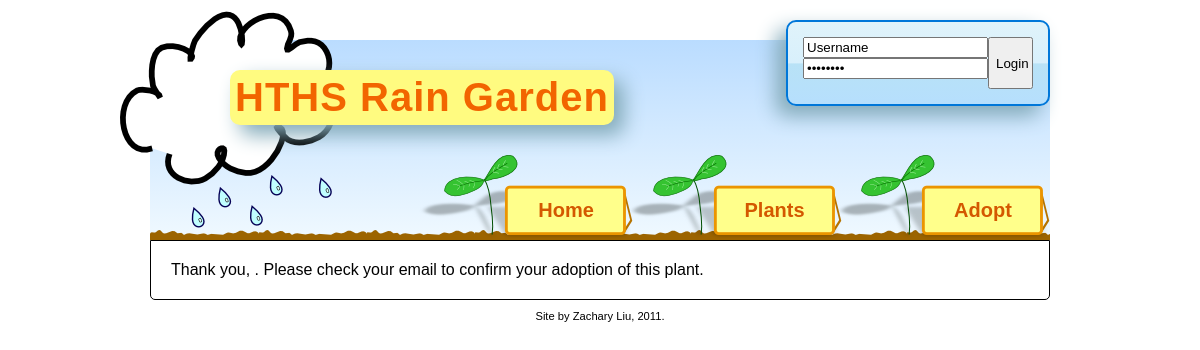
The page /index.php/adopt_request/add on the database its author committed.
### tables this page shows
CREATE TABLE IF NOT EXISTS `pages` (
  `id` int(11) NOT NULL AUTO_INCREMENT,
  `slug` varchar(100) NOT NULL,
  `name` varchar(100) NOT NULL,
  `content` text NOT NULL,
  PRIMARY KEY (`id`)
);

### application/libraries/Template.php (called while the page is built)
<?php
class Template {
    public function render($name, $content) {
        $CI =& get_instance();
        $data['name'] = $name;
        $data['content'] = $content;
        $CI->load->model('Pages_model');
        $data['list'] = $CI->Pages_model->get_list();
        $CI->load->view('template', $data);
    }
}

### application/controllers/adopt_request.php (called while the page is built, shortened)
<?php
class Adopt_request extends CI_Controller {
    public function add() {
        $plant_id = $this->input->post('plant_id');
        $name = $this->input->post('name');
        $email = $this->input->post('email');
        $code = sha1(microtime(true).mt_rand(10000,90000));
        $data = array(
            'plant_id' => $plant_id,
            'name' => $name,
            'email' => $email,
            'code' => $code,
        );
        if ($this->db->insert('queue', $data)) {
            $title = 'Confirm your adoption';
            $content = 'Thank you, ' . $name . '. Please check your email to confirm your adoption of this plant.';
            $this->template->render($title, $content);
        }
    }
}

### index.php (called while the page is built, shortened)
<?php
require_once BASEPATH.'core/CodeIgniter'.EXT;

### application/models/pages_model.php (called while the page is built, shortened)
<?php
class Pages_model extends CI_Model {
	public function get_list() {
		$this->db->select(array('slug', 'name'));
		$this->db->from('pages');
		$query = $this->db->get();
		return $query->result();
	}
}

### application/views/template.php (the view, shortened to what this page needs)
?><!DOCTYPE html>
<html>
<head>
	<link href="<?php echo base_url(); ?>css/main.css" rel="stylesheet" type="text/css" />
</head>
<body>
	<div id="wrap">
		<div id="header">
		<h1><?php echo anchor("", "HTHS Rain Garden"); ?></h1>
		<div id="user">
		</div>
		<ul>
		<?php foreach ($list as $row): ?>
		<li><?php echo anchor($row->slug, $row->name); ?></li>
		<?php endforeach; ?>
		</ul>
		</div>
		<div id="main">
		<?php echo $content; ?>
		</div>
		<div id="footer">
		Site by Zachary Liu, 2011.
		</div>
</body>
</html>

### css/main.css (style rules this page uses)
body { margin: 0; padding: 0; font-family: 'Helvetica', sans-serif; }
#wrap { width: 900px; margin-left: auto; margin-right: auto; }
#header { margin-top: 40px; height: 200px; position: relative; -moz-border-radius: 100px 0px 0px; -webkit-border-radius: 100px 0px 0px 0px; border-radius: 100px 0px 0px; background: rgb(186,220,255); background: -moz-linear-gradient(top, rgba(186,220,255,1) 0%, rgba(240,249,255,1) 100%); background: -webkit-gradient(linear, left top, left bottom, color-stop(0%,rgba(186,220,255,1)), color-stop(100%,rgba(240,249,255,1))); background: -webkit-linear-gradient(top, rgba(186,220,255,1) 0%,rgba(240,249,255,1) 100%); background: -o-linear-gradient(top, rgba(186,220,255,1) 0%,rgba(240,249,255,1) 100%); background: -ms-linear-gradient(top, rgba(186,220,255,1) 0%,rgba(240,249,255,1) 100%); filter: progid:DXImageTransform.Microsoft.gradient( startColorstr='#badcff', endColorstr='#f0f9ff',GradientType=0 ); background: linear-gradient(top, rgba(186,220,255,1) 0%,rgba(240,249,255,1) 100%); }
#header #user { position: absolute; right: 0; top: -20px; padding: 15px; box-shadow: -10px 10px 20px #84ABBA; -webkit-box-shadow: -10px 10px 20px #84ABBA; -moz-box-shadow: -10px 10px 20px #84ABBA; border-radius: 10px; -webkit-border-radius: 10px; -moz-border-radius: 10px; border: 2px solid #0077D9; background: rgb(224,243,250); background: -moz-linear-gradient(top, rgba(224,243,250,1) 0%, rgba(216,240,252,1) 50%, rgba(184,226,246,1) 51%, rgba(182,223,253,1) 100%); background: -webkit-gradient(linear, left top, left bottom, color-stop(0%,rgba(224,243,250,1)), color-stop(50%,rgba(216,240,252,1)), color-stop(51%,rgba(184,226,246,1)), color-stop(100%,rgba(182,223,253,1))); background: -webkit-linear-gradient(top, rgba(224,243,250,1) 0%,rgba(216,240,252,1) 50%,rgba(184,226,246,1) 51%,rgba(182,223,253,1) 100%); background: -o-linear-gradient(top, rgba(224,243,250,1) 0%,rgba(216,240,252,1) 50%,rgba(184,226,246,1) 51%,rgba(182,223,253,1) 100%); background: -ms-linear-gradient(top, rgba(224,243,250,1) 0%,rgba(216,240,252,1) 50%,rgba(184,226,246,1) 51%,rgba(182,223,253,1) 100%); filter: progid:DXImageTransform.Microsoft.gradient( startColorstr='#e0f3fa', endColorstr='#b6dffd',GradientType=0 ); background: linear-gradient(top, rgba(224,243,250,1) 0%,rgba(216,240,252,1) 50%,rgba(184,226,246,1) 51%,rgba(182,223,253,1) 100%); }
#header h1 { margin: 0; padding: 5px; font-size: 2.5em; font-weight: bold; float: left; position: absolute; top: 30px; left: 80px; background-color: #FFFB80; color: #F26500; letter-spacing: 1px; border-radius: 10px; -webkit-border-radius: 10px; -moz-border-radius: 10px; box-shadow: 10px 10px 20px #84ABBA; -webkit-box-shadow: 10px 10px 20px #84ABBA; -moz-box-shadow: 10px 10px 20px #84ABBA; }
#header h1 a { text-decoration: none; color: inherit; }
#header ul { list-style: none; margin: 0; padding: 0; position: absolute; bottom: -5px; right: 0; z-index: 10; }
#header li { display: inline-block; background: url('../img/button.png'); width: 214px; height: 86px; margin-left: -10px; position: relative; }
#header li a { display: block; position: absolute; top: 44px; left: 90px; right: 10px; bottom: 20px; font-weight: bold; text-decoration: none; color: #D45800; font-size: 20px; text-align: center; }
#main { padding: 20px; border: 1px solid black; border-radius: 0 0 5px 5px; }
#footer { margin: 10px 0 10px 0; text-align: center; font-size: 0.7em; }

### rows shown on the page
pages: anchor($row->slug, $row->name) "Home"
pages: anchor($row->slug, $row->name) "Plants"
pages: anchor($row->slug, $row->name) "Adopt"

### other values the page prints
anchor("", "HTHS Rain Garden") "HTHS Rain Garden"
$content "Thank you, . Please check your email to confirm your adoption of this plant."
